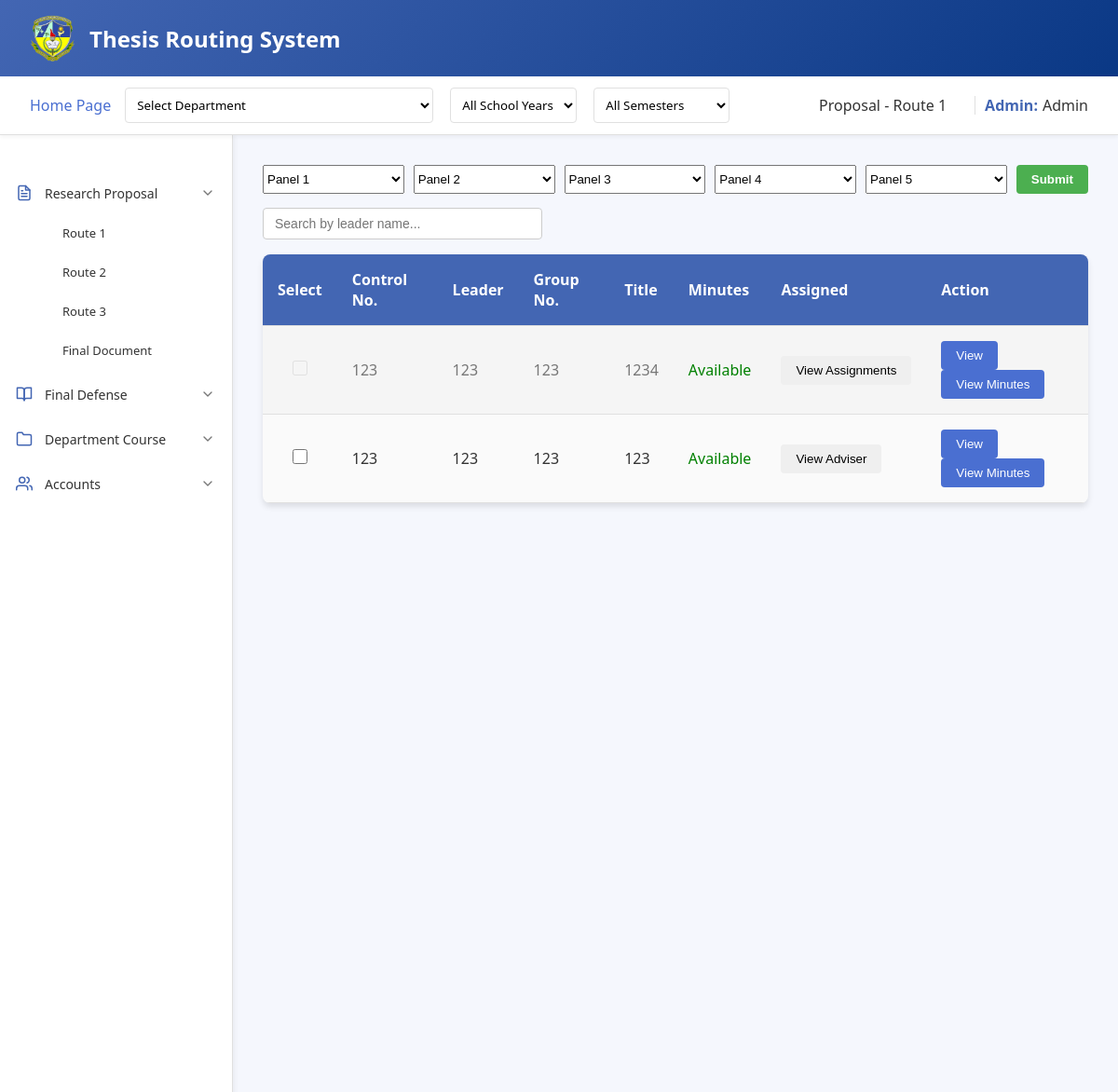
The app's page /admin/homepage/titleproposal/route1.php (signed in) with its own data.
### tables this page shows
CREATE TABLE `route1proposal_files` (
  `route1_id` int(11) NOT NULL,
  `student_id` int(11) NOT NULL,
  `docuRoute1` varchar(255) NOT NULL,
  `panel1_id` int(255) NOT NULL,
  `panel2_id` int(255) NOT NULL,
  `panel3_id` int(255) NOT NULL,
  `panel4_id` int(255) NOT NULL,
  `adviser_id` int(255) NOT NULL,
  `department` varchar(255) NOT NULL,
  `date_submitted` datetime DEFAULT NULL,
  `controlNo` varchar(255) NOT NULL,
  `fullname` varchar(255) NOT NULL,
  `group_number` int(255) NOT NULL,
  `title` varchar(255) NOT NULL,
  `school_year` varchar(255) NOT NULL,
  `panel5_id` varchar(255) NOT NULL,
  `minutes` varchar(255) NOT NULL,
  `routeNumber` varchar(255) NOT NULL
);

### admin/homepage/titleproposal/route1.php (the view, shortened to what the rows shown need)
<?php
include '../../../connection.php';
function getPanelName($conn, $panel_id) {
    $stmt = $conn->prepare("SELECT fullname, email FROM panel WHERE panel_id = ?");
    $stmt->bind_param("i", $panel_id);
    $stmt->execute();
    $result = $stmt->get_result();
    if ($result->num_rows > 0) {
        return $result->fetch_assoc();
    }
    return null;
}
function getAdviserName($conn, $adviser_id) {
    $stmt = $conn->prepare("SELECT fullname FROM adviser WHERE adviser_id = ?");
    $stmt->bind_param("i", $adviser_id);
    $stmt->execute();
    $result = $stmt->get_result();
    if ($result->num_rows > 0) {
        $row = $result->fetch_assoc();
        return $row['fullname'];
    }
    return "";
}
$panel = [];
$adviser = [];
$files = [];
if (isset($_SESSION['selected_department'])) {
    $selectedDepartment = $_POST['department'] ?? $_SESSION['selected_department'] ?? '';
    $selectedSchoolYear = $_POST['school_year'] ?? $_SESSION['selected_school_year'] ?? '';
    $selectedSemester = $_POST['semester'] ?? $_SESSION['selected_semester'] ?? '';
    $_SESSION['selected_department'] = $selectedDepartment;
    $_SESSION['selected_school_year'] = $selectedSchoolYear;
    $_SESSION['selected_semester'] = $selectedSemester;
    $panelStmt = $conn->prepare("SELECT * FROM panel WHERE department = ?");
    $panelStmt->bind_param("s", $selectedDepartment);
    $panelStmt->execute();
    $panelResult = $panelStmt->get_result();
    while ($row = $panelResult->fetch_assoc()) {
        $panel[$row['position']][] = $row['fullname'];
    }
    $panelStmt->close();
    $adviserStmt = $conn->prepare("SELECT * FROM adviser WHERE department = ?");
    $adviserStmt->bind_param("s", $selectedDepartment);
    $adviserStmt->execute();
    $adviserResult = $adviserStmt->get_result();
    while ($row = $adviserResult->fetch_assoc()) {
        $adviser[] = $row['fullname'];
    }
    $adviserStmt->close();
    $sqlQuery = "SELECT
            docuRoute1 AS filepath,
            docuRoute1 AS filename,
            date_submitted,
            controlNo,
            group_number,
            fullname,
            title,
            student_id, panel1_id, panel2_id, panel3_id, panel4_id, panel5_id, adviser_id,
            minutes,
            route1_id,
            department
         FROM route1proposal_files";
    $types = "";
    $params = [];
    if (!empty($selectedDepartment)) {
        $sqlQuery .= " WHERE department = ?";
        $types .= "s";
        $params[] = $selectedDepartment;
        if (!empty($selectedSchoolYear)) {
            $sqlQuery .= " AND school_year = ?";
            $types .= "s";
            $params[] = $selectedSchoolYear;
        }
        if (!empty($selectedSemester)) {
            $sqlQuery .= " AND student_id IN (SELECT student_id FROM student WHERE semester = ?)";
            $types .= "s";
            $params[] = $selectedSemester;
        }
    } else {
        $whereAdded = false;
        if (!empty($selectedSchoolYear)) {
            $sqlQuery .= " WHERE school_year = ?";
            $whereAdded = true;
            $types .= "s";
            $params[] = $selectedSchoolYear;
        }
        if (!empty($selectedSemester)) {
            if ($whereAdded) {
                $sqlQuery .= " AND student_id IN (SELECT student_id FROM student WHERE semester = ?)";
            } else {
                $sqlQuery .= " WHERE student_id IN (SELECT student_id FROM student WHERE semester = ?)";
                $whereAdded = true;
            }
            $types .= "s";
            $params[] = $selectedSemester;
        }
    }
    $fileStmt = $conn->prepare($sqlQuery);
    if (!empty($params)) {
        $bind_params = array();
        $bind_params[] = &$types;
        for ($i = 0; $i < count($params); $i++) {
            $bind_params[] = &$params[$i];
        }
        call_user_func_array([$fileStmt, 'bind_param'], $bind_params);
    }
    $fileStmt->execute();
    $fileResult = $fileStmt->get_result();
    while ($row = $fileResult->fetch_assoc()) {
        $files[] = [
            'filepath' => $row['filepath'],
            'filename' => $row['filename'],
            'controlNo' => $row['controlNo'],
            'group_number' => $row['group_number'],
            'fullname' => $row['fullname'],
            'student_id' => $row['student_id'],
            'panel1_id' => $row['panel1_id'],
            'panel2_id' => $row['panel2_id'],
            'panel3_id' => $row['panel3_id'],
            'panel4_id' => $row['panel4_id'],
            'panel5_id' => $row['panel5_id'],
            'adviser_id' => $row['adviser_id'],
            'title' => $row['title'],
            'minutes' => $row['minutes'],
            'route1_id' => $row['route1_id'],
            'department' => $row['department']
        ];
    }
    $fileStmt->close();
} else {
    $sqlQuery = "SELECT
            docuRoute1 AS filepath,
            docuRoute1 AS filename,
            date_submitted,
            controlNo,
            group_number,
            fullname,
            title,
            student_id, panel1_id, panel2_id, panel3_id, panel4_id, panel5_id, adviser_id,
            minutes,
            route1_id,
            department
         FROM route1proposal_files";
    $fileStmt = $conn->prepare($sqlQuery);
    $fileStmt->execute();
    $fileResult = $fileStmt->get_result();
    while ($row = $fileResult->fetch_assoc()) {
        $files[] = [
            'filepath' => $row['filepath'],
            'filename' => $row['filename'],
            'controlNo' => $row['controlNo'],
            'group_number' => $row['group_number'],
            'fullname' => $row['fullname'],
            'student_id' => $row['student_id'],
            'panel1_id' => $row['panel1_id'],
            'panel2_id' => $row['panel2_id'],
            'panel3_id' => $row['panel3_id'],
            'panel4_id' => $row['panel4_id'],
            'panel5_id' => $row['panel5_id'],
            'adviser_id' => $row['adviser_id'],
            'title' => $row['title'],
            'minutes' => $row['minutes'],
            'route1_id' => $row['route1_id'],
            'department' => $row['department']
        ];
    }
}
?>
<!DOCTYPE html>
<html lang="en">
<head>
    <link rel="stylesheet" href="proposalstyle.css">
</head>
<body>
    <div class="container">
        <div class="main-content">
            <div class="content" id="content-area">
<form id="submission-form" action="route1.php" method="POST">
    <table>
        <thead>
            <tr>
                <th>Select</th>
                <th>Control No.</th>
                <th>Leader</th>
                <th>Group No.</th>
                <th>Title</th>
                <th>Minutes</th>
                <th>Assigned</th>
                <th class='action-label'>Action</th>
            </tr>
        </thead>
<tbody id="file-list">
    <?php if (!empty($files)): ?>
        <?php foreach ($files as $file): ?>
            <?php
                $filepath = htmlspecialchars($file['filepath'], ENT_QUOTES);
                $controlNo = htmlspecialchars($file['controlNo'] ?? '', ENT_QUOTES);
                $fullname = htmlspecialchars($file['fullname'] ?? '', ENT_QUOTES);
                $group_number = htmlspecialchars($file['group_number'] ?? '', ENT_QUOTES);
                $student_id = htmlspecialchars($file['student_id'] ?? '', ENT_QUOTES);
                $title = htmlspecialchars($file['title'] ?? '', ENT_QUOTES);
                $assigned_panels = [];
                for ($i = 1; $i <= 5; $i++) {
                    $panel_id_key = "panel{$i}_id";
                    if (!empty($file[$panel_id_key])) {
                        $panel_info = getPanelName($conn, $file[$panel_id_key]);
                        if ($panel_info && is_array($panel_info)) {
                            $panel_name = $panel_info['fullname'] ?? 'Unknown';
                            if (!empty($panel_name)) {
                                $assigned_panels[] = ["name" => $panel_name, "position" => "Panel $i"];
                            }
                        }
                    }
                }
                $adviser_name = "";
                $adviser_id = !empty($file['adviser_id']) ? $file['adviser_id'] : "";
                if (!empty($adviser_id)) {
                    $adviser_name = getAdviserName($conn, $adviser_id);
                }
                $has_panels = !empty($assigned_panels);
                $has_adviser = !empty($adviser_name);
                if ($has_panels && $has_adviser) {
                    $assignment_status = "View Assignments";
                } elseif ($has_panels) {
                    $assignment_status = "View Panelists";
                } elseif ($has_adviser) {
                    $assignment_status = "View Adviser";
                } else {
                    $assignment_status = "Not Assigned";
                }
                $is_assigned = $has_panels;
                $fileData = [
                    'filepath' => $filepath,
                    'panel1_id' => $file['panel1_id'] ?? '',
                    'panel2_id' => $file['panel2_id'] ?? '',
                    'panel3_id' => $file['panel3_id'] ?? '',
                    'panel4_id' => $file['panel4_id'] ?? '',
                    'panel5_id' => $file['panel5_id'] ?? '',
                    'adviser_id' => $adviser_id,
                    'is_assigned' => $is_assigned,
                    'has_panels' => $has_panels,
                    'has_adviser' => $has_adviser
                ];
                $assignmentData = [
                    'panels' => $assigned_panels,
                    'adviser' => $adviser_name
                ];
            ?>
            <tr class="<?= $is_assigned ? 'already-assigned' : 'selectable-row' ?>">
                <td style="text-align: center;">
                    <input type="checkbox" name="selected_files[]" value="<?= $filepath ?>" <?= $is_assigned ? 'disabled' : '' ?> data-is-assigned="<?= $is_assigned ? 'true' : 'false' ?>">
                </td>
                <td><?= $controlNo ?></td>
                <td><?= $fullname ?></td>
                <td><?= $group_number ?></td>
                <td><?= $title ?></td>
                <td>
                    <?php
                    $minutesStatus = $file['minutes'] ? '<span style="color: green;">Available</span>' : '<span style="color: red;">Not Available</span>';
                    echo $minutesStatus;
                    ?>
                </td>
                <td>
                    <button type="button" class="assignment-button <?= ($has_panels || $has_adviser) ? '' : 'not-assigned' ?>"
                            onclick="showAssignmentDetails(
                                <?= htmlspecialchars(json_encode($assignmentData), ENT_QUOTES) ?>,
                                <?= htmlspecialchars(json_encode($fileData), ENT_QUOTES) ?>
                            )">
                        <?= $assignment_status ?>
                    </button>
                </td>
                <td>
                    <button type="button" class="view-button" onclick="viewFile('<?= $filepath ?>', '<?= $student_id ?>', '<?= $file['route1_id'] ?? '' ?>')">View</button>
                    <?php if ($file['minutes']): ?>
                    <button type="button" class="view-button" onclick="viewMinutes('<?= htmlspecialchars($file['minutes'], ENT_QUOTES) ?>')">View Minutes</button>
                    <?php endif; ?>
                </td>
            </tr>
        <?php endforeach; ?>
    <?php else: ?>
        <tr>
            <td colspan="7" style="text-align: center;">No files found.</td>
        </tr>
    <?php endif; ?>
</tbody>
    </table>
</form>
            </div>
        </div>
    </div>
</html>

### records on screen
route1proposal_files: controlNo "123", fullname "123", group_number "123", title "1234", shows "Available", assignment_status "View Assignments"
route1proposal_files: controlNo "123", fullname "123", group_number "123", title "123", shows "Available", assignment_status "View Adviser"

### other values on screen
$_SESSION['fullname'] "Admin"
